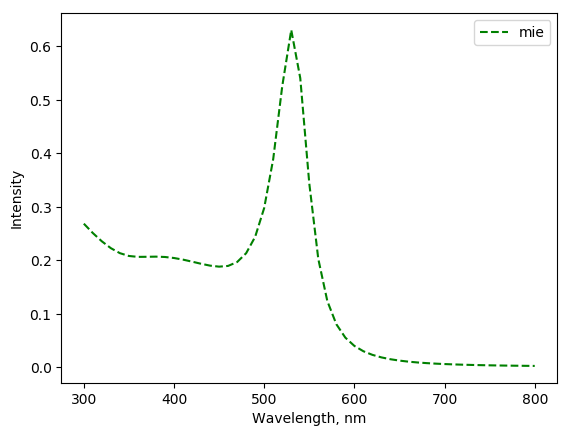

Reproduce this figure in Python.
#!/usr/bin/python
# -*- coding: utf-8 -*-
from mstm_studio.contributions import MieLognormSpheres
from mstm_studio.alloy_AuAg import AlloyAuAg
import numpy as np

mie = MieLognormSpheres(name='mie', wavelengths=np.linspace(300,800,51))
mie.set_material(AlloyAuAg(x_Au=1), 1.5)  # golden sphere in glass

values = [1, 1.5, 0.5]  # scale, mu, sigma
fig, _ = mie.plot(values)
fig.savefig('mie_contrib.png', bbox_inches='tight')

mie.MAX_DIAMETER_TO_PLOT = 20   # 100 nm is by default
fig, _ = mie.plot_distrib(values)
fig.savefig('mie_distrib.png', bbox_inches='tight')
